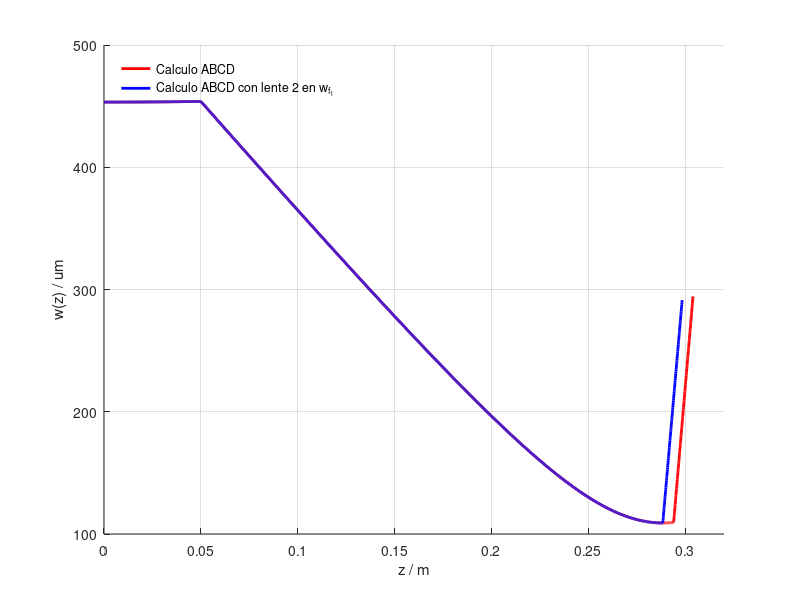

Recreate this plot in MATLAB.
clear all; close all; clc;

w_0=453.3e-6;
lambda_0=632.8e-9;
L1=50e-3;
f1=250e-3;
f2=-6e-3;
L2=f1+f2;

z = 0:0.1e-3:L1+L2+10e-3; 
q_0_inv = -j*(lambda_0/(pi*(w_0^2)));
q_s_inv = [];
for i = 1:length(z)
    if (z(1,i) <= L1)
        matriz_abcd = [1, z(1,i); 0, 1];
    elseif ((z(1,i) > L1) && (z(1,i) <= (L1 + L2)))
        matriz_abcd = [1, (z(1,i) - L1); 0, 1]*[1, 0; (-1/f1), 1]*[1, L1; 0, 1];
    else
        matriz_abcd= [1, 0; (-1/f2), 1]*[1, L2; 0, 1]*[1, 0; (-1/f1), 1]*[1, L1; 0, 1];
        matriz_abcd = [1, (z(1,i) - L1 - L2); 0, 1]*matriz_abcd;
    endif
 
    q_s_inv(i,1) = (matriz_abcd(2,1) + matriz_abcd(2,2)*q_0_inv)/(matriz_abcd(1,1) + matriz_abcd(1,2)*q_0_inv);

    endfor
radio_inv_libre = real(q_s_inv);
ancho_libre = sqrt(-lambda_0./(pi*(imag(q_s_inv))));
[1, 0; (-1/f2), 1]*[1, L2; 0, 1]*[1, 0; (-1/f1), 1]*[1, L1; 0, 1]
figure(20);
hold on;
plot(z, ancho_libre*1e6, "r", "linewidth", 2);
grid on;
xlabel("z / m");
ylabel("w(z) / um");
xlim([0, 0.32]);

L2=z(1,find(ancho_libre==min(ancho_libre)))-L1;%buscamos el punto w_f y ponemos ahi la segunda lente

w_0=453.3e-6;
lambda_0=632.8e-9;
L1=50e-3;
f1=250e-3;


z = 0:0.1e-3:L1+L2+10e-3; 
q_0_inv = -1i*(lambda_0/(pi*(w_0^2)));
q_s_inv = [];
for i = 1:length(z)
    if (z(1,i) <= L1)
        matriz_abcd = [1, z(1,i); 0, 1];
    elseif ((z(1,i) > L1) && (z(1,i) <= (L1 + L2)))
        matriz_abcd = [1, (z(1,i) - L1); 0, 1]*[1, 0; (-1/f1), 1]*[1, L1; 0, 1];
    else
        matriz_abcd = [1, (z(1,i) - L1 - L2); 0, 1]*[1, 0; (-1/f2), 1]*[1, L2; 0, 1]*[1, 0; (-1/f1), 1]*[1, L1; 0, 1];
    endif
 
    q_s_inv(i,1) = (matriz_abcd(2,1) + matriz_abcd(2,2)*q_0_inv)/(matriz_abcd(1,1) + matriz_abcd(1,2)*q_0_inv);
endfor
radio_inv_libre = real(q_s_inv);
ancho_libre = sqrt(-lambda_0./(pi*(imag(q_s_inv))));
[1, 0; (-1/f2), 1]*[1, L2; 0, 1]*[1, 0; (-1/f1), 1]*[1, L1; 0, 1]

plot(z, ancho_libre*1e6, "b", "linewidth", 2);
legend("Calculo ABCD","Calculo ABCD con lente 2 en w_{f_1}", "location", "northwest");
legend("boxoff");